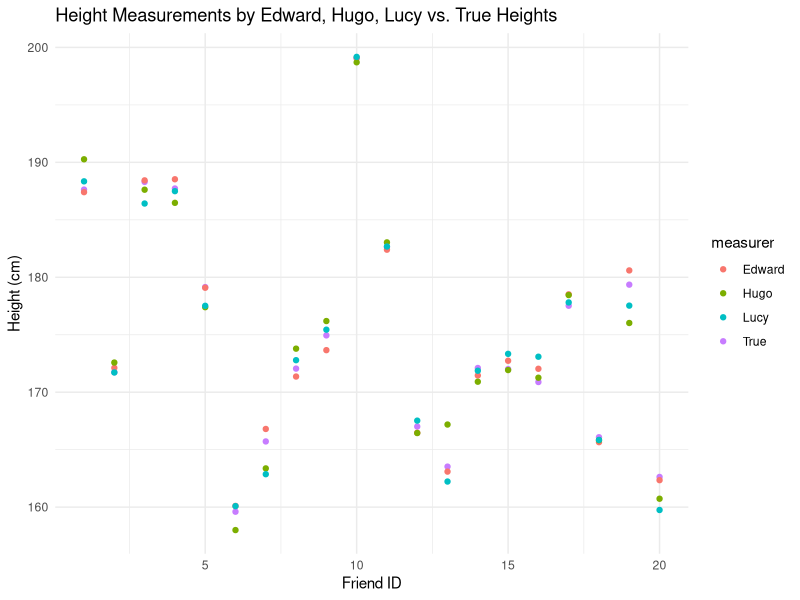

Generate this figure with R:
# Load necessary library
install.packages("ggplot2")
library(ggplot2)

# Set seed for reproducibility
set.seed(0)

# Generate data
num_friends <- 20
friend_ids <- 1:num_friends  # Friend IDs
true_heights <- rnorm(num_friends, 175, 10) # Random true heights

# Generating measurement data
edward_measurements <- true_heights + rnorm(num_friends, 0, 1)
hugo_measurements <- true_heights + rnorm(num_friends, 0, 1.5)
lucy_measurements <- true_heights + rnorm(num_friends, 0, 2)

# Create data frame
data <- data.frame(
  id = rep(friend_ids, 4),
  height = c(true_heights, edward_measurements, hugo_measurements, lucy_measurements),
  measurer = factor(rep(c('True', 'Edward', 'Hugo', 'Lucy'), each = num_friends))
)

# Plot scatter plot
ggplot(data, aes(x = id, y = height, color = measurer)) +
  geom_point() +
  theme_minimal() +
  labs(title = "Height Measurements by Edward, Hugo, Lucy vs. True Heights",
       x = "Friend ID",
       y = "Height (cm)")
